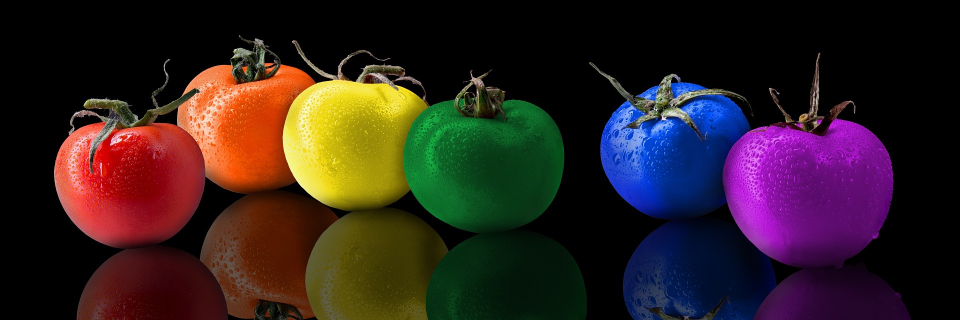
#> input picture OpenCV 02일차/실습/img/img10.jpg, 1920 x 640 px (shown at 1/2 size)
$ python opencv_20.py
#> lines starting #> are read from the running program, lines starting #| are printed output that depends on the picture
# OpenCV HSV 채널 나누기
import cv2
import numpy as np

img_src = cv2.imread('img/img10.jpg', cv2.IMREAD_COLOR)
#> img_src is the input picture: shape (640, 1920, 3); mean B, G, R 31.7, 32.7, 48.2
img_src = cv2.resize(img_src, dsize=(950, 400), interpolation=cv2.INTER_AREA)
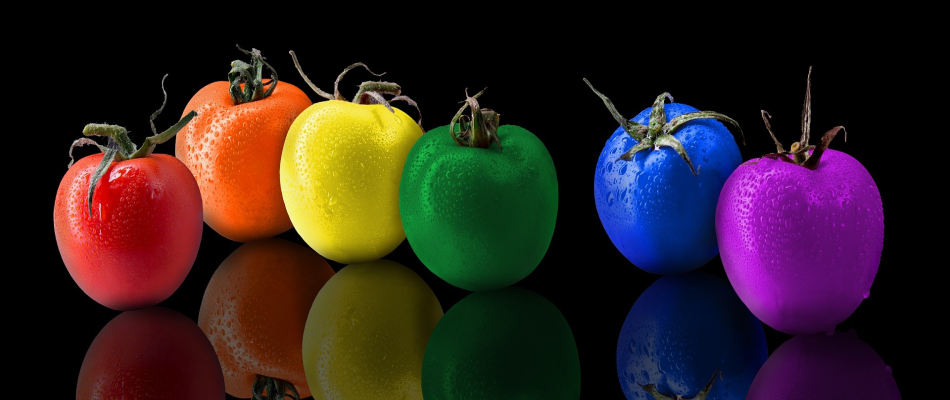
#> img_src: shape (400, 950, 3); mean B, G, R 31.7, 32.7, 48.2

img_hsv = cv2.cvtColor(img_src, cv2.COLOR_BGR2HSV)
#> img_hsv: shape (400, 950, 3); mean H, S, V 45.2, 124.2, 63.6
img_h, img_s, img_v = cv2.split(img_hsv)
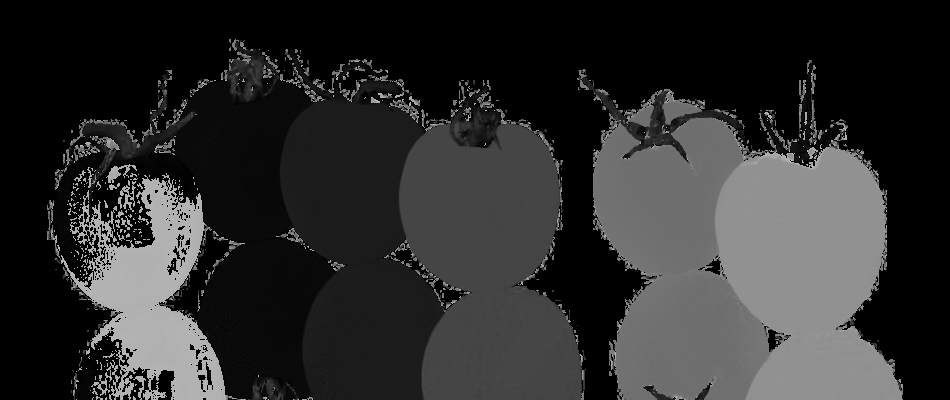
#> img_h: shape (400, 950); min 0, max 179, mean 45.2
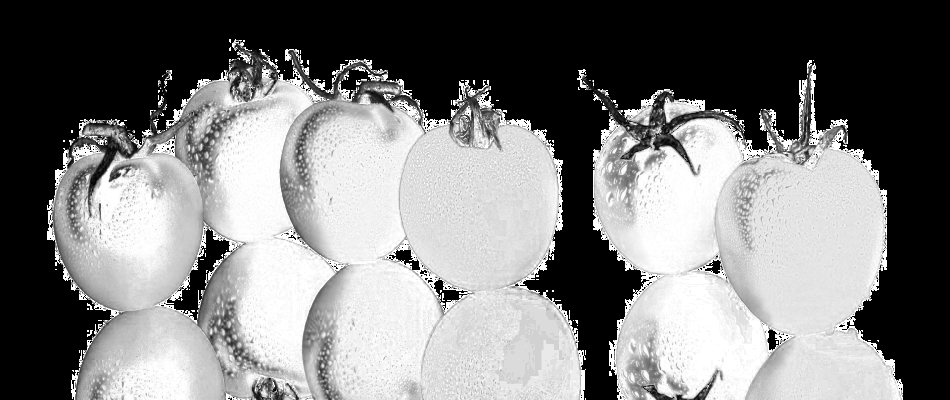
#> img_s: shape (400, 950); min 0, max 255, mean 124.2
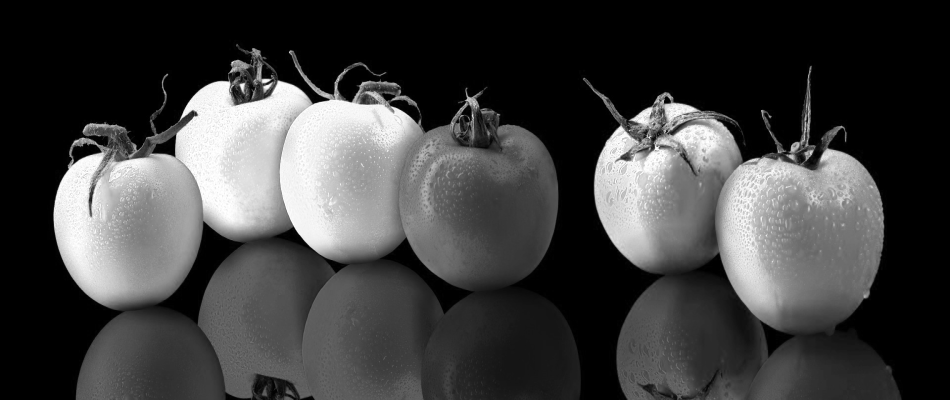
#> img_v: shape (400, 950); min 0, max 255, mean 63.6

height, width = img_src.shape[:2]
#> height = 400; width = 950

zero = np.zeros((height, width, 1), dtype=np.uint8)
zeros = cv2.merge((zero, zero, zero))

img_hs = cv2.merge((img_h, img_h, img_h))
#> img_hs: shape (400, 950, 3); mean H, S, V 45.2, 45.2, 45.2
img_ss = cv2.merge((img_s, img_s, img_s))
#> img_ss: shape (400, 950, 3); mean H, S, V 124.2, 124.2, 124.2
img_vs = cv2.merge((img_v, img_v, img_v))
#> img_vs: shape (400, 950, 3); mean H, S, V 63.6, 63.6, 63.6

cont = cv2.hconcat([img_src, img_hs])
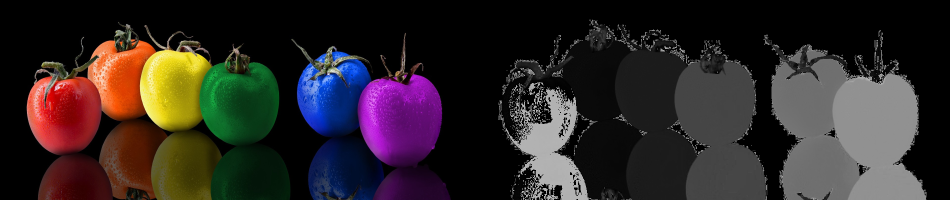
#> cont: shape (400, 1900, 3) (shown at 1/2 size); mean B, G, R 38.4, 38.9, 46.7
cont1 = cv2.hconcat([img_ss, img_vs])
#> cont1: shape (400, 1900, 3); mean H, S, V 93.9, 93.9, 93.9
cont2 = cv2.vconcat([cont, cont1])
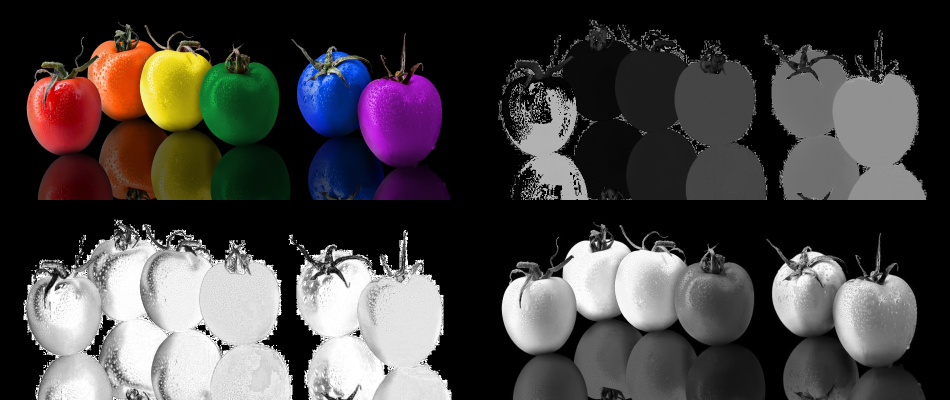
#> cont2: shape (800, 1900, 3) (shown at 1/2 size); mean B, G, R 66.2, 66.4, 70.3

print(cont1.shape)
#| (400, 1900, 3)
cv2.imshow("img", cont2)
cv2.waitKey(0)
cv2.destroyAllWindows()

$ run again, with OpenCV 02일차/실습/img/img1.jpg copied over OpenCV 02일차/실습/img/img10.jpg
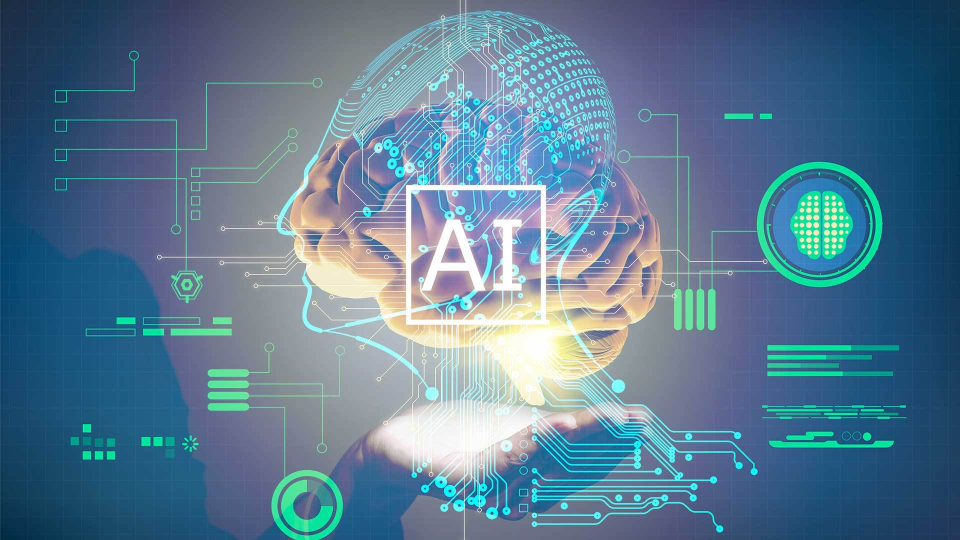
#> input picture OpenCV 02일차/실습/img/img1.jpg, 1920 x 1080 px (shown at 1/2 size)
#> img_src is the input picture: shape (1080, 1920, 3); mean B, G, R 145.7, 122.6, 90.4
#> img_src: shape (400, 950, 3)
#> img_hsv: shape (400, 950, 3); mean H, S, V 100.4, 116.3, 150.4
#> img_hs: shape (400, 950, 3); mean H, S, V 100.4, 100.4, 100.4
#> img_ss: shape (400, 950, 3); mean H, S, V 116.3, 116.3, 116.3
#> img_vs: shape (400, 950, 3); mean H, S, V 150.4, 150.4, 150.4
#> `cont = cv2.hconcat([img_src, img_hs])`:
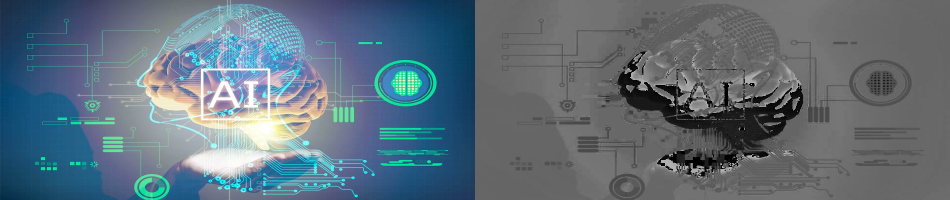
#> cont: shape (400, 1900, 3) (shown at 1/2 size); mean B, G, R 123.1, 111.5, 95.4
#> cont1: shape (400, 1900, 3); mean H, S, V 133.4, 133.4, 133.4
#> `cont2 = cv2.vconcat([cont, cont1])`:
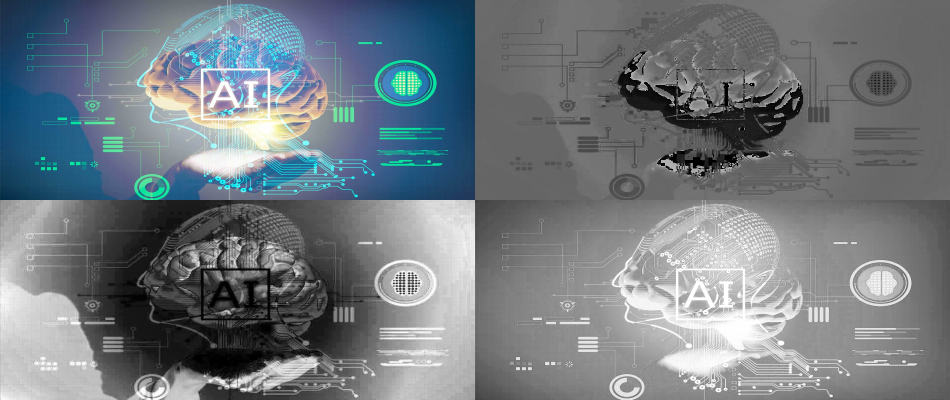
#> cont2: shape (800, 1900, 3) (shown at 1/2 size); mean B, G, R 128.2, 122.4, 114.4
#| (400, 1900, 3)

$ run again, with OpenCV 02일차/실습/img/img11.jpg copied over OpenCV 02일차/실습/img/img10.jpg
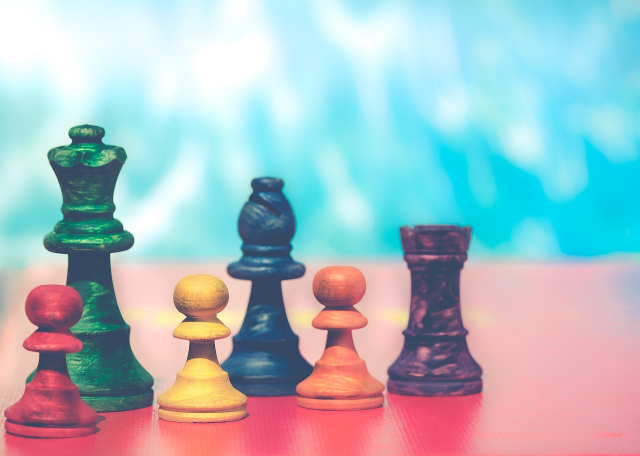
#> input picture OpenCV 02일차/실습/img/img11.jpg, 1280 x 912 px (shown at 1/2 size)
#> img_src is the input picture: shape (912, 1280, 3); mean B, G, R 194.7, 188, 168.8
#> img_src: shape (400, 950, 3)
#> img_hsv: shape (400, 950, 3); mean H, S, V 95, 96.4, 221.3
#> img_hs: shape (400, 950, 3); mean H, S, V 95, 95, 95
#> img_ss: shape (400, 950, 3); mean H, S, V 96.4, 96.4, 96.4
#> img_vs: shape (400, 950, 3); mean H, S, V 221.3, 221.3, 221.3
#> `cont = cv2.hconcat([img_src, img_hs])`:
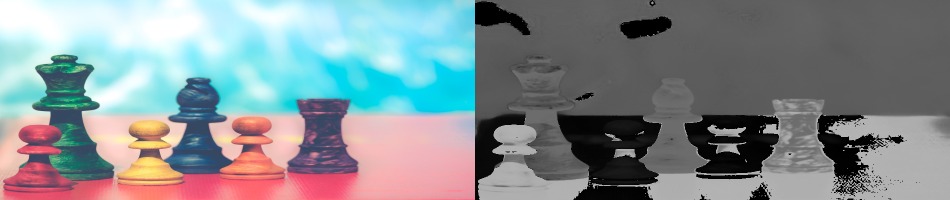
#> cont: shape (400, 1900, 3) (shown at 1/2 size); mean B, G, R 144.9, 141.5, 131.9
#> cont1: shape (400, 1900, 3); mean H, S, V 158.9, 158.9, 158.9
#> `cont2 = cv2.vconcat([cont, cont1])`:
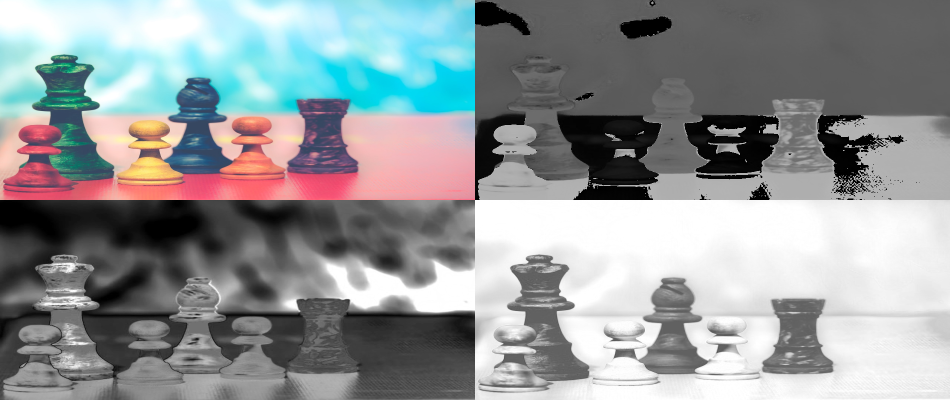
#> cont2: shape (800, 1900, 3) (shown at 1/2 size); mean B, G, R 151.9, 150.2, 145.4
#| (400, 1900, 3)

$ run again, with OpenCV 02일차/실습/img/img3.jpg copied over OpenCV 02일차/실습/img/img10.jpg
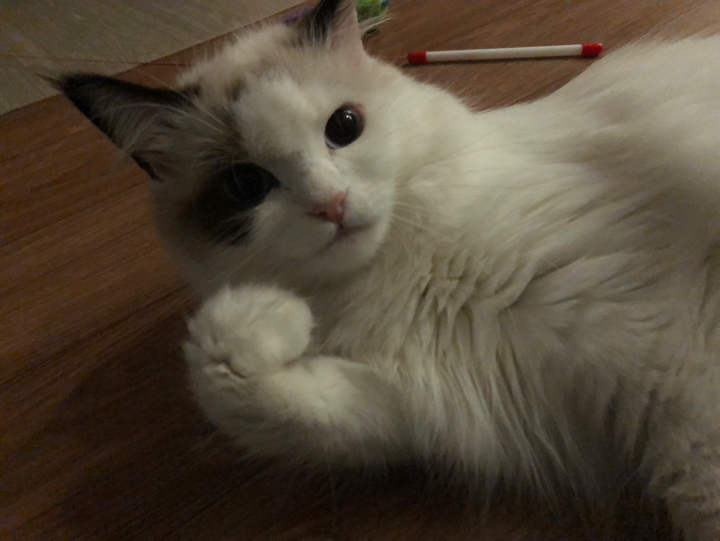
#> input picture OpenCV 02일차/실습/img/img3.jpg, 1440 x 1081 px (shown at 1/2 size)
#> img_src is the input picture: shape (1081, 1440, 3); mean B, G, R 57.9, 73.7, 84.8
#> img_src: shape (400, 950, 3)
#> img_hsv: shape (400, 950, 3); mean H, S, V 18.5, 98.9, 84.8
#> img_hs: shape (400, 950, 3); mean H, S, V 18.5, 18.5, 18.5
#> img_ss: shape (400, 950, 3); mean H, S, V 98.9, 98.9, 98.9
#> img_vs: shape (400, 950, 3); mean H, S, V 84.8, 84.8, 84.8
#> `cont = cv2.hconcat([img_src, img_hs])`:
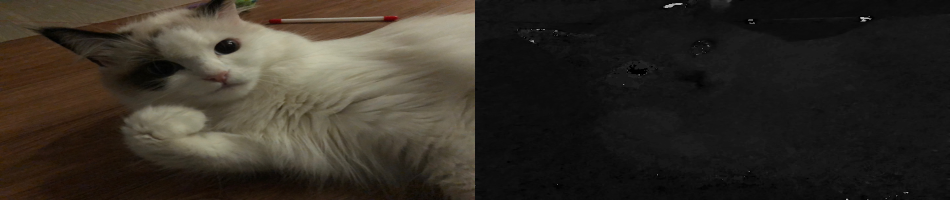
#> cont: shape (400, 1900, 3) (shown at 1/2 size); mean B, G, R 38.2, 46.1, 51.6
#> cont1: shape (400, 1900, 3); mean H, S, V 91.8, 91.8, 91.8
#> `cont2 = cv2.vconcat([cont, cont1])`:
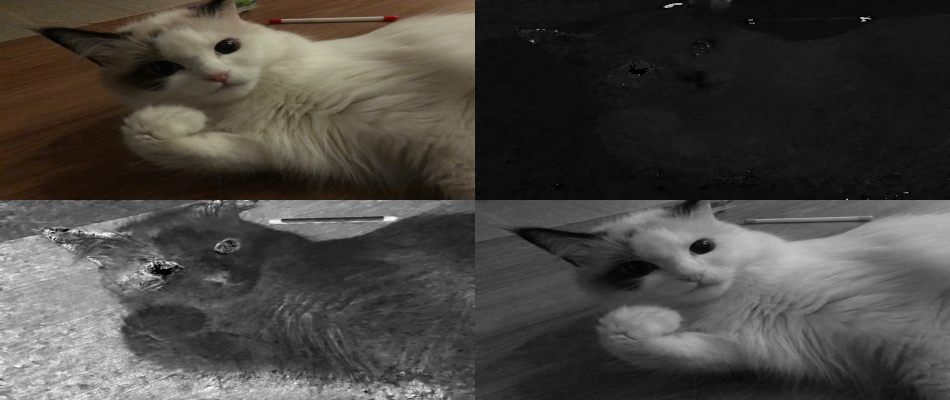
#> cont2: shape (800, 1900, 3) (shown at 1/2 size); mean B, G, R 65, 69, 71.7
#| (400, 1900, 3)
